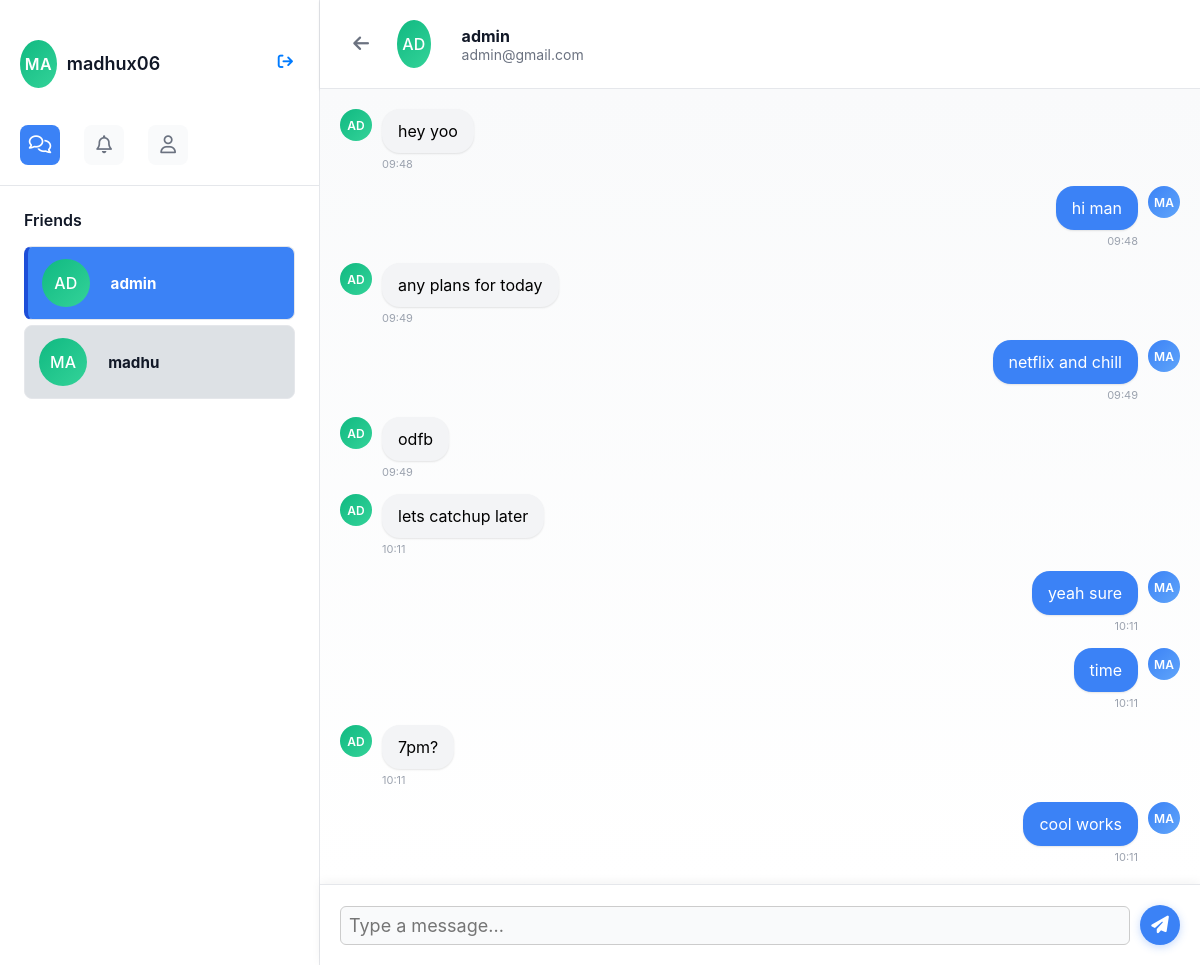
The app's page /chat/1 (signed in) with its own data.
### app.py (models this page shows)
class User(UserMixin, db.Model):
    id = db.Column(db.Integer, primary_key=True)
    username = db.Column(db.String(200), unique=True, nullable=False)
    password = db.Column(db.String(200), nullable=False)
    email = db.Column(db.String(200), unique=True, nullable=False)
    created_at = db.Column(db.DateTime, default=datetime.utcnow)

class Message(db.Model):
    id = db.Column(db.Integer, primary_key=True)
    sender_id = db.Column(db.Integer, db.ForeignKey('user.id'), nullable=False)
    room_id = db.Column(db.Integer, db.ForeignKey('chat_room.id'), nullable=False)
    content = db.Column(db.String(700))
    timestamp = db.Column(db.DateTime, default=datetime.utcnow)
    sender = db.relationship("User", backref="messages", lazy=True)

### app.py (the view)
@app.route('/chat/<int:friend_id>')
@login_required
def chat_with_friend(friend_id):
    friendship = Friend.query.filter(
        Friend.status == "accepted",
        ((Friend.user_id == current_user.id) & (Friend.friend_id == friend_id)) |
        ((Friend.user_id == friend_id) & (Friend.friend_id == current_user.id))
    ).first()
    if not friendship:
        flash("You can only chat with friends")
        return redirect(url_for('chat'))
    friend = User.query.get_or_404(friend_id)
    room = get_or_create_chat_room(current_user.id, friend_id)
    friends = get_user_friends()
    messages = Message.query.filter_by(room_id=room.id).order_by(Message.timestamp).all()
    return render_template('chat_room.html',
                         friend=friend,
                         room=room,
                         messages=messages,
                         friends=friends)

### app.py (called while the page is built, shortened)
def get_user_friends():
    friends = db.session.query(Friend, User).join(
        User,
        (User.id == Friend.friend_id) | (User.id == Friend.user_id)
    ).filter(
        Friend.status == "accepted",
        ((Friend.user_id == current_user.id) | (Friend.friend_id == current_user.id)),
        User.id != current_user.id
    ).all()
    return [friend[1] for friend in friends]

def get_or_create_chat_room(user1_id, user2_id):
    existing_room = db.session.query(ChatRoom).join(ChatMembership).filter(
        ChatRoom.is_group == False,
        ChatMembership.user_id.in_([user1_id, user2_id])
    ).group_by(ChatRoom.id).having(db.func.count(ChatMembership.user_id) == 2).first()
    if existing_room:
        return existing_room

@login_manager.user_loader
def load_user(user_id):
    return User.query.get(int(user_id))

### templates/chat_room.html (shortened to what this page needs)
<!DOCTYPE html>
<html>
<head>
    <link rel="stylesheet" href="/static/css/style.css">
</head>
<body class="messages-page" data-room-id="{{ room.id }}" data-current-user-id="{{ current_user.id }}" data-current-username="{{ current_user.username }}">
    <div class="main-container">
        <div class="side-bar">
            <div class="profile-header">
                <div class="user-profile">
                    <div class="user-profile-info">
                        <div id="imge">{{ current_user.username[:2].upper() }}</div>
                        <div class="same" id="name">{{ current_user.username }}</div>
                        <div class="logout-button"><a href="/login"><i class="fa-solid fa-arrow-right-from-bracket"></i></a></div>
                    </div>
                </div>
                <div class="csb-options">
                    <a href="/chat"><i class="fa-regular fa-comments"></i></a>
                    <a href="/friend_requests"><i class="fa-regular fa-bell"></i></a>
                    <a href="/add_friend"><i class="fa-regular fa-user"></i></a>
                </div>
            </div>
            <div class="profile-body">
                <h3>Friends</h3>
                <div id="friends-list">
                    {% for f in friends %}
                    <div class="other-users {% if f.id == friend.id %}active{% endif %}" onclick="window.location.href='/chat/{{ f.id }}'">
                        <div style="display: flex; align-items: center;">
                            <div class="user-avatar" style="width: 20%;">{{ f.username[:2].upper() }}</div>
                            <div style="margin-left: 5px;">
                                <div style="font-weight: bold;">{{ f.username }}</div>
                            </div>
                        </div>
                    </div>
                    {% endfor %}
                </div>
            </div>
        </div>
        <div class="main-body">
            <div class="chat-header">
                <button class="back-btn" onclick="window.location.href='/chat'">
                    <i class="fa-solid fa-arrow-left"></i>
                </button>
                <div class="user-avatar" style="width: 4%">{{ friend.username[:2].upper() }}</div>
                <div>
                    <div style="font-weight: bold; color: #111827;">{{ friend.username }}</div>
                    <div style="font-size: 14px; color: #6b7280;">{{ friend.email }}</div>
                </div>
            </div>
            <div class="chat-messages" id="chat-messages">
                {% for message in messages %}
                <div class="message {% if message.sender_id == current_user.id %}outgoing-msg{% else %}incoming-msg{% endif %}">
                    <div class="message-avatar">{{ message.sender.username[:2].upper() }}</div>
                    <div>
                        <div class="message-content">{{ message.content }}</div>
                        <div class="message-time">{{ message.timestamp.strftime('%H:%M') }}</div>
                    </div>
                </div>
                {% endfor %}
            </div>
            <div class="chat-input-area">
                <input type="text" id="messageInput" class="chat-input" placeholder="Type a message..." />
                <button class="send-btn" onclick="sendMessage()">
                    <i class="fa-solid fa-paper-plane"></i>
                </button>
            </div>
        </div>
    </div>
</body>
</html>

### templates/chat_room.html (style rules this page uses)
.chat-messages { flex: 1; padding: 20px; overflow-y: auto; display: flex; flex-direction: column; gap: 15px; }
.message { display: flex; align-items: flex-start; gap: 10px; max-width: 70%; }
.outgoing-msg { align-self: flex-end; flex-direction: row-reverse; }
.incoming-msg { align-self: flex-start; }
.message-avatar { width: 32px; height: 32px; border-radius: 50%; background: linear-gradient(135deg, #10b981, #34d399); display: flex; align-items: center; justify-content: center; font-weight: 600; color: #fff; font-size: 12px; }
.message-content { background: #f3f4f6; padding: 12px 16px; border-radius: 18px; max-width: 100%; word-wrap: break-word; }
.outgoing-msg .message-content { background: #3b82f6; color: white; }
.message-time { font-size: 11px; color: #9ca3af; margin-top: 4px; }
.chat-input-area { padding: 20px; border-top: 1px solid #e5e7eb; display: flex; gap: 10px; align-items: center; }
.chat-input { flex: 1; padding: 12px 16px; border: 1px solid #d1d5db; border-radius: 25px; font-size: 14px; outline: none; }
.send-btn { width: 40px; height: 40px; border: none; background: #3b82f6; color: white; border-radius: 50%; cursor: pointer; display: flex; align-items: center; justify-content: center; }
.chat-header { padding: 20px; border-bottom: 1px solid #e5e7eb; display: flex; align-items: center; gap: 15px; }
.back-btn { padding: 8px; border: none; background: transparent; cursor: pointer; border-radius: 50%; color: #6b7280; font-size: 18px; }

### records on screen
User: username "MA", username "madhux06"
User: username "AD", username "admin", email "admin@gmail.com"
User: username "MA", username "madhu"
Message: sender "AD", content "hey yoo", timestamp "09:48"
Message: sender "MA", content "hi man", timestamp "09:48"
Message: sender "AD", content "any plans for today", timestamp "09:49"
Message: sender "MA", content "netflix and chill", timestamp "09:49"
Message: sender "AD", content "odfb", timestamp "09:49"
Message: sender "AD", content "lets catchup later", timestamp "10:11"
Message: sender "MA", content "yeah sure", timestamp "10:11"
Message: sender "MA", content "time", timestamp "10:11"
Message: sender "AD", content "7pm?", timestamp "10:11"
Message: sender "MA", content "cool works", timestamp "10:11"
